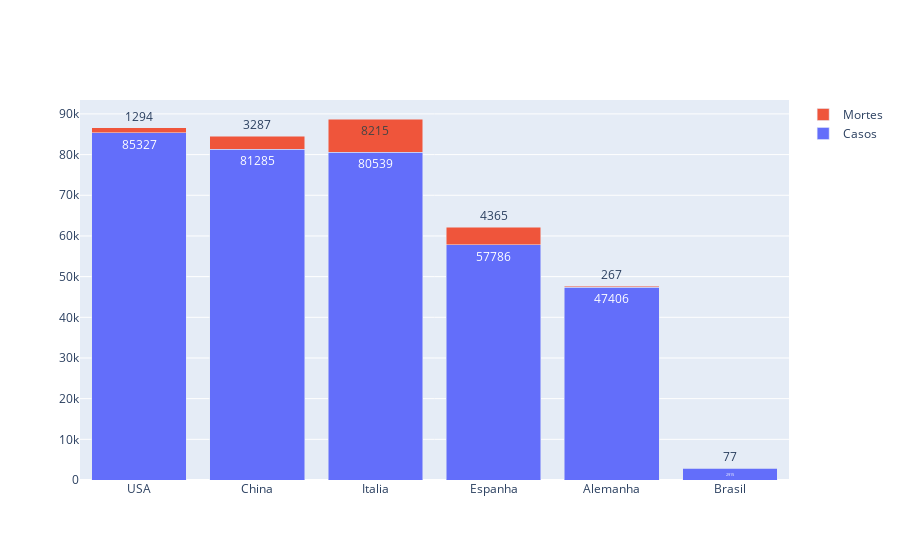

The notebook cell this image was saved under:
### Code cell
pais=['USA', 'China', 'Italia','Espanha','Alemanha','Brasil']
casos=['85327','81285','80539',57786,'47406','2915']
mortes =['1294','3287','8215','4365','267','77']

fig = go.Figure(data=[
    go.Bar(name='Casos', x=pais, y=casos, text=casos, textposition='auto'),
    go.Bar(name='Mortes', x=pais, y=mortes, text=mortes, textposition='auto')
])
# Change the bar mode
fig.update_layout(barmode='stack')

fig.show()

### Figure 1 — Plotly figure (JSON) as saved in the notebook; plotly's stock layout.template omitted (floating-point values rounded to 4 significant figures)
{"data": [{"name": "Casos", "text": ["85327", "81285", "80539", "57786", "47406", "2915"], "textposition": "auto", "type": "bar", "x": ["USA", "China", "Italia", "Espanha", "Alemanha", "Brasil"], "y": ["85327", "81285", "80539", 57786, "47406", "2915"]}, {"name": "Mortes", "text": ["1294", "3287", "8215", "4365", "267", "77"], "textposition": "auto", "type": "bar", "x": ["USA", "China", "Italia", "Espanha", "Alemanha", "Brasil"], "y": ["1294", "3287", "8215", "4365", "267", "77"]}], "layout": {"barmode": "stack"}}
